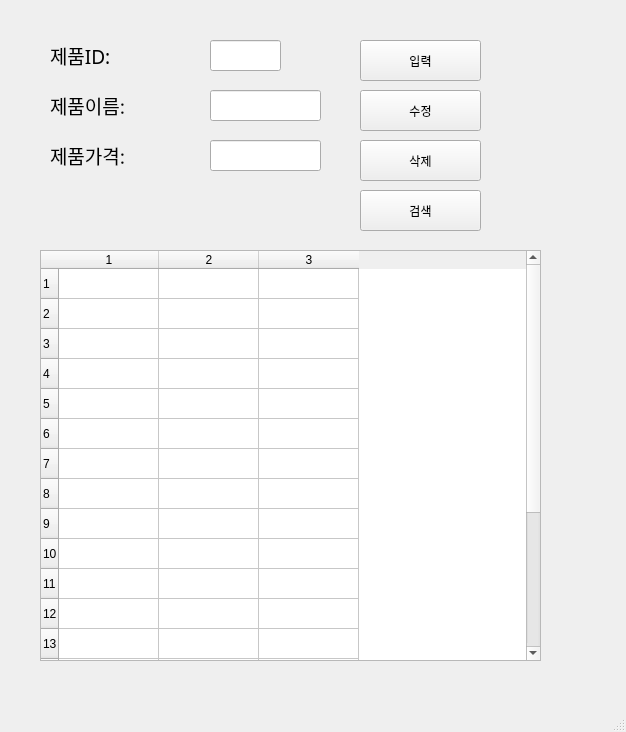
<?xml version="1.0" encoding="UTF-8"?>
<ui version="4.0">
 <class>MainWindow</class>
 <widget class="QMainWindow" name="MainWindow">
  <property name="geometry">
   <rect>
    <x>0</x>
    <y>0</y>
    <width>626</width>
    <height>732</height>
   </rect>
  </property>
  <property name="windowTitle">
   <string>MainWindow</string>
  </property>
  <widget class="QWidget" name="centralwidget">
   <widget class="QLabel" name="label">
    <property name="geometry">
     <rect>
      <x>50</x>
      <y>40</y>
      <width>91</width>
      <height>31</height>
     </rect>
    </property>
    <property name="font">
     <font>
      <family>맑은 고딕</family>
      <pointsize>14</pointsize>
     </font>
    </property>
    <property name="text">
     <string>제품ID:</string>
    </property>
   </widget>
   <widget class="QLabel" name="label_2">
    <property name="geometry">
     <rect>
      <x>50</x>
      <y>90</y>
      <width>101</width>
      <height>31</height>
     </rect>
    </property>
    <property name="font">
     <font>
      <family>맑은 고딕</family>
      <pointsize>14</pointsize>
     </font>
    </property>
    <property name="text">
     <string>제품이름:</string>
    </property>
   </widget>
   <widget class="QLabel" name="label_3">
    <property name="geometry">
     <rect>
      <x>50</x>
      <y>140</y>
      <width>101</width>
      <height>31</height>
     </rect>
    </property>
    <property name="font">
     <font>
      <family>맑은 고딕</family>
      <pointsize>14</pointsize>
     </font>
    </property>
    <property name="text">
     <string>제품가격:</string>
    </property>
   </widget>
   <widget class="QLineEdit" name="prodID">
    <property name="geometry">
     <rect>
      <x>210</x>
      <y>40</y>
      <width>71</width>
      <height>31</height>
     </rect>
    </property>
   </widget>
   <widget class="QLineEdit" name="prodName">
    <property name="geometry">
     <rect>
      <x>210</x>
      <y>90</y>
      <width>111</width>
      <height>31</height>
     </rect>
    </property>
   </widget>
   <widget class="QLineEdit" name="prodPrice">
    <property name="geometry">
     <rect>
      <x>210</x>
      <y>140</y>
      <width>111</width>
      <height>31</height>
     </rect>
    </property>
   </widget>
   <widget class="QPushButton" name="pushButton">
    <property name="geometry">
     <rect>
      <x>360</x>
      <y>40</y>
      <width>121</width>
      <height>41</height>
     </rect>
    </property>
    <property name="text">
     <string>입력</string>
    </property>
   </widget>
   <widget class="QPushButton" name="pushButton_2">
    <property name="geometry">
     <rect>
      <x>360</x>
      <y>90</y>
      <width>121</width>
      <height>41</height>
     </rect>
    </property>
    <property name="text">
     <string>수정</string>
    </property>
   </widget>
   <widget class="QPushButton" name="pushButton_3">
    <property name="geometry">
     <rect>
      <x>360</x>
      <y>140</y>
      <width>121</width>
      <height>41</height>
     </rect>
    </property>
    <property name="text">
     <string>삭제</string>
    </property>
   </widget>
   <widget class="QPushButton" name="pushButton_4">
    <property name="geometry">
     <rect>
      <x>360</x>
      <y>190</y>
      <width>121</width>
      <height>41</height>
     </rect>
    </property>
    <property name="text">
     <string>검색</string>
    </property>
   </widget>
   <widget class="QTableWidget" name="tableWidget">
    <property name="geometry">
     <rect>
      <x>40</x>
      <y>250</y>
      <width>501</width>
      <height>411</height>
     </rect>
    </property>
    <property name="rowCount">
     <number>20</number>
    </property>
    <property name="columnCount">
     <number>3</number>
    </property>
    <row/>
    <row/>
    <row/>
    <row/>
    <row/>
    <row/>
    <row/>
    <row/>
    <row/>
    <row/>
    <row/>
    <row/>
    <row/>
    <row/>
    <row/>
    <row/>
    <row/>
    <row/>
    <row/>
    <row/>
    <column/>
    <column/>
    <column/>
   </widget>
  </widget>
  <widget class="QMenuBar" name="menubar">
   <property name="geometry">
    <rect>
     <x>0</x>
     <y>0</y>
     <width>626</width>
     <height>26</height>
    </rect>
   </property>
  </widget>
  <widget class="QStatusBar" name="statusbar"/>
 </widget>
 <resources/>
 <connections>
  <connection>
   <sender>pushButton</sender>
   <signal>clicked()</signal>
   <receiver>MainWindow</receiver>
   <slot>addProduct()</slot>
   <hints>
    <hint type="sourcelabel">
     <x>372</x>
     <y>89</y>
    </hint>
    <hint type="destinationlabel">
     <x>457</x>
     <y>134</y>
    </hint>
   </hints>
  </connection>
  <connection>
   <sender>pushButton_2</sender>
   <signal>clicked()</signal>
   <receiver>MainWindow</receiver>
   <slot>updateProduct()</slot>
   <hints>
    <hint type="sourcelabel">
     <x>379</x>
     <y>144</y>
    </hint>
    <hint type="destinationlabel">
     <x>491</x>
     <y>185</y>
    </hint>
   </hints>
  </connection>
  <connection>
   <sender>pushButton_4</sender>
   <signal>clicked()</signal>
   <receiver>MainWindow</receiver>
   <slot>getProduct()</slot>
   <hints>
    <hint type="sourcelabel">
     <x>375</x>
     <y>246</y>
    </hint>
    <hint type="destinationlabel">
     <x>483</x>
     <y>274</y>
    </hint>
   </hints>
  </connection>
  <connection>
   <sender>pushButton_3</sender>
   <signal>clicked()</signal>
   <receiver>MainWindow</receiver>
   <slot>removeProduct()</slot>
   <hints>
    <hint type="sourcelabel">
     <x>413</x>
     <y>192</y>
    </hint>
    <hint type="destinationlabel">
     <x>480</x>
     <y>229</y>
    </hint>
   </hints>
  </connection>
 </connections>
 <slots>
  <slot>addProduct()</slot>
  <slot>removeProduct()</slot>
  <slot>updateProduct()</slot>
  <slot>getProduct()</slot>
 </slots>
</ui>
